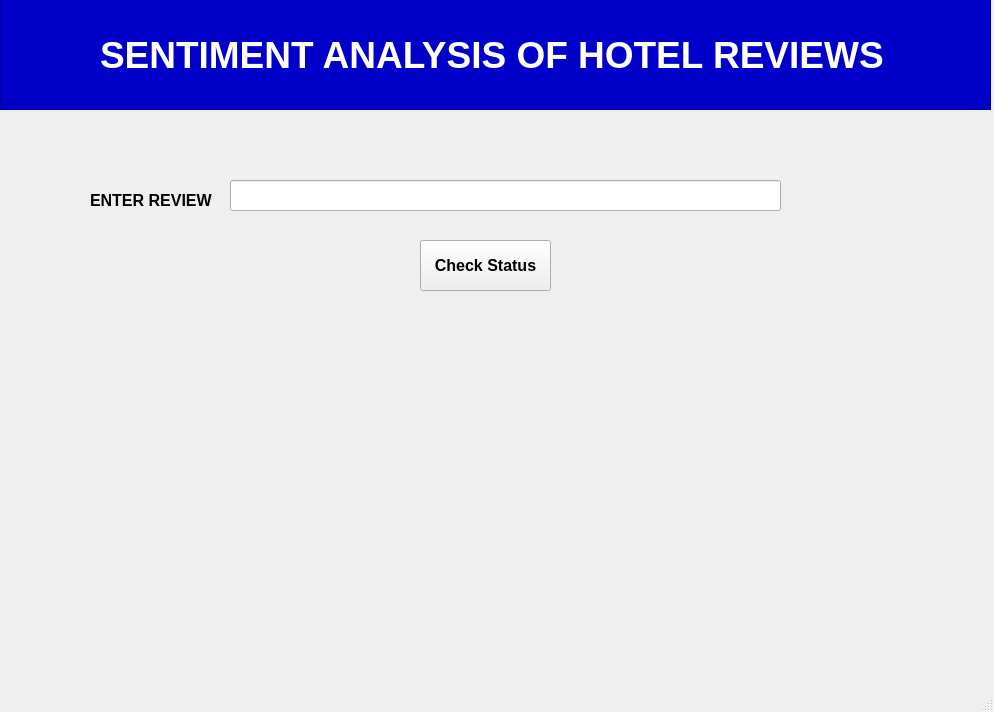
<?xml version="1.0" encoding="UTF-8"?>
<ui version="4.0">
 <class>MainWindow</class>
 <widget class="QMainWindow" name="MainWindow">
  <property name="geometry">
   <rect>
    <x>0</x>
    <y>0</y>
    <width>994</width>
    <height>712</height>
   </rect>
  </property>
  <property name="windowTitle">
   <string>HOTEL REVIEWS</string>
  </property>
  <property name="windowIcon">
   <iconset>
    <normaloff>Hex.png</normaloff>Hex.png</iconset>
  </property>
  <widget class="QWidget" name="centralwidget">
   <widget class="QLabel" name="label_2">
    <property name="geometry">
     <rect>
      <x>90</x>
      <y>190</y>
      <width>131</width>
      <height>21</height>
     </rect>
    </property>
    <property name="font">
     <font>
      <pointsize>12</pointsize>
      <weight>75</weight>
      <bold>true</bold>
     </font>
    </property>
    <property name="text">
     <string>ENTER REVIEW</string>
    </property>
   </widget>
   <widget class="QLineEdit" name="reviewField">
    <property name="geometry">
     <rect>
      <x>230</x>
      <y>180</y>
      <width>551</width>
      <height>31</height>
     </rect>
    </property>
    <property name="font">
     <font>
      <pointsize>12</pointsize>
     </font>
    </property>
   </widget>
   <widget class="QPushButton" name="btnStatus">
    <property name="geometry">
     <rect>
      <x>420</x>
      <y>240</y>
      <width>131</width>
      <height>51</height>
     </rect>
    </property>
    <property name="font">
     <font>
      <pointsize>12</pointsize>
      <weight>75</weight>
      <bold>true</bold>
     </font>
    </property>
    <property name="text">
     <string>Check Status</string>
    </property>
   </widget>
   <widget class="QLabel" name="resultLabel">
    <property name="geometry">
     <rect>
      <x>260</x>
      <y>390</y>
      <width>491</width>
      <height>20</height>
     </rect>
    </property>
    <property name="font">
     <font>
      <pointsize>12</pointsize>
      <weight>75</weight>
      <bold>true</bold>
     </font>
    </property>
    <property name="text">
     <string/>
    </property>
    <property name="alignment">
     <set>Qt::AlignCenter</set>
    </property>
   </widget>
   <widget class="QFrame" name="frame">
    <property name="geometry">
     <rect>
      <x>0</x>
      <y>-1</y>
      <width>991</width>
      <height>111</height>
     </rect>
    </property>
    <property name="styleSheet">
     <string notr="true">background-color: rgb(0, 0, 200);</string>
    </property>
    <property name="frameShape">
     <enum>QFrame::StyledPanel</enum>
    </property>
    <property name="frameShadow">
     <enum>QFrame::Raised</enum>
    </property>
    <widget class="QLabel" name="label">
     <property name="geometry">
      <rect>
       <x>100</x>
       <y>30</y>
       <width>831</width>
       <height>51</height>
      </rect>
     </property>
     <property name="font">
      <font>
       <pointsize>28</pointsize>
       <weight>75</weight>
       <bold>true</bold>
      </font>
     </property>
     <property name="styleSheet">
      <string notr="true">color: rgb(255, 255, 255);</string>
     </property>
     <property name="text">
      <string>SENTIMENT ANALYSIS OF HOTEL REVIEWS</string>
     </property>
    </widget>
   </widget>
  </widget>
  <widget class="QMenuBar" name="menubar">
   <property name="geometry">
    <rect>
     <x>0</x>
     <y>0</y>
     <width>994</width>
     <height>21</height>
    </rect>
   </property>
  </widget>
  <widget class="QStatusBar" name="statusbar"/>
 </widget>
 <resources/>
 <connections/>
</ui>
